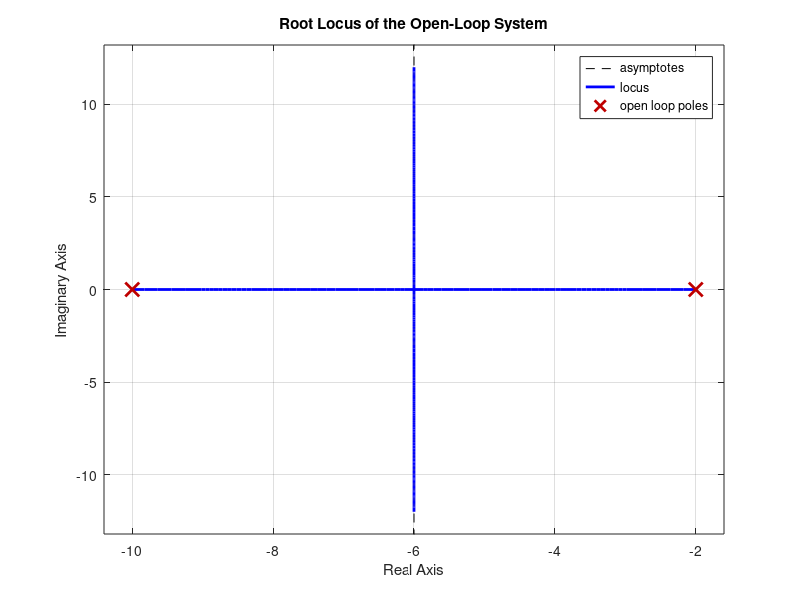
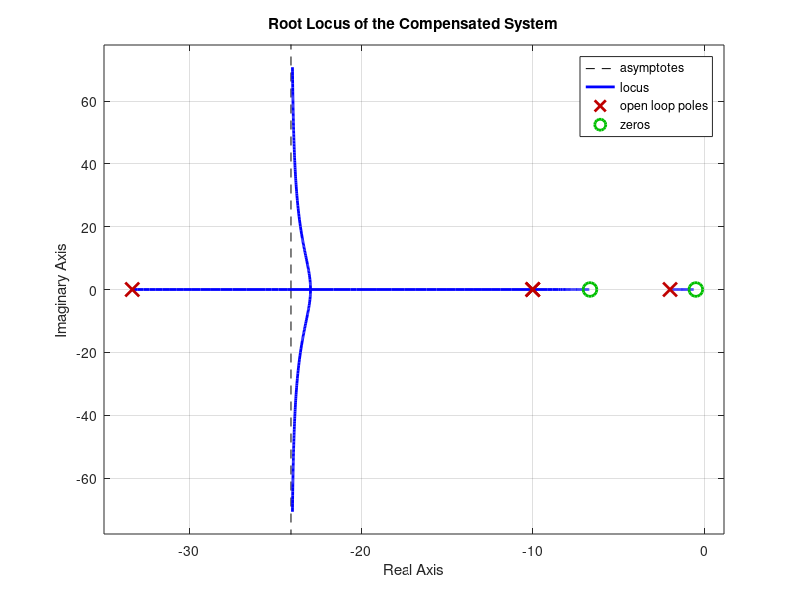
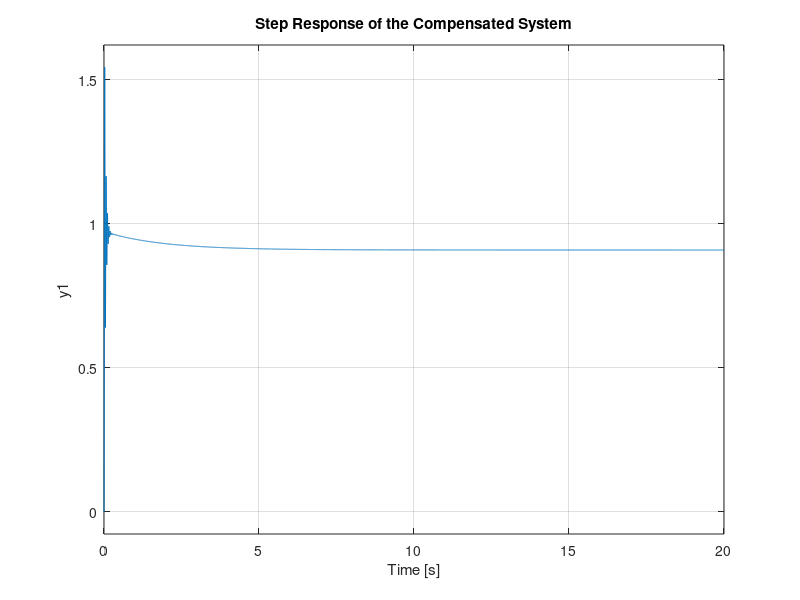

Write MATLAB code to recreate these figures, in order. (Note: this script raises an error after producing the figures.)
% System Parameters
R = 1.0;       % Armature resistance (Ohms)
L = 0.5;       % Armature inductance (H)
J = 0.01;      % Rotor inertia (kg.m^2)
B = 0.1;       % Viscous friction (N.m/rad/s)
Ke = 0.01;     % Back EMF constant (V/rad/s)
Kt = 0.01;     % Motor torque constant (N.m/A)

% Open-Loop Transfer Function
num = [Kt];
den = [J*L, J*R + B*L, B*R + Ke*Kt];
G = tf(num, den);

% Display Poles and Zeros of the Open-Loop System
disp('Poles and Zeros of the Open-Loop System:');
disp('Poles:');
disp(pole(G));
disp('Zeros:');
disp(zero(G));

% Root Locus Plot of the Open-Loop System
figure;
rlocus(G);
title('Root Locus of the Open-Loop System');

% Lead-Lag Compensator Design (Initial Guess)
K = 100;      % Gain
T1 = 0.15;    % Lead time constant
T2 = 0.03;    % Lead time constant
T3 = 2.0;     % Lag time constant
T4 = 0.1;     % Lag time constant

% Lead-Lag Compensator Transfer Function
D = K * tf([T1, 1], [T2, 1]) * tf([T3, 1], [T4, 1]);

% Compensated System
Gc = series(D, G);
Closed_Loop = feedback(Gc, 1);

% Display Poles and Zeros of the Compensated System
disp('Poles and Zeros of the Compensated System:');
disp('Poles:');
disp(pole(Closed_Loop));
disp('Zeros:');
disp(zero(Closed_Loop));

% Root Locus Plot of the Compensated System
figure;
rlocus(Gc);
title('Root Locus of the Compensated System');

% Step Response of the Compensated System
figure;
step(Closed_Loop);
title('Step Response of the Compensated System');
grid on;

% Step Info of the Compensated System
info = stepinfo(Closed_Loop);
disp('Compensated System Characteristics:');
disp(info);
